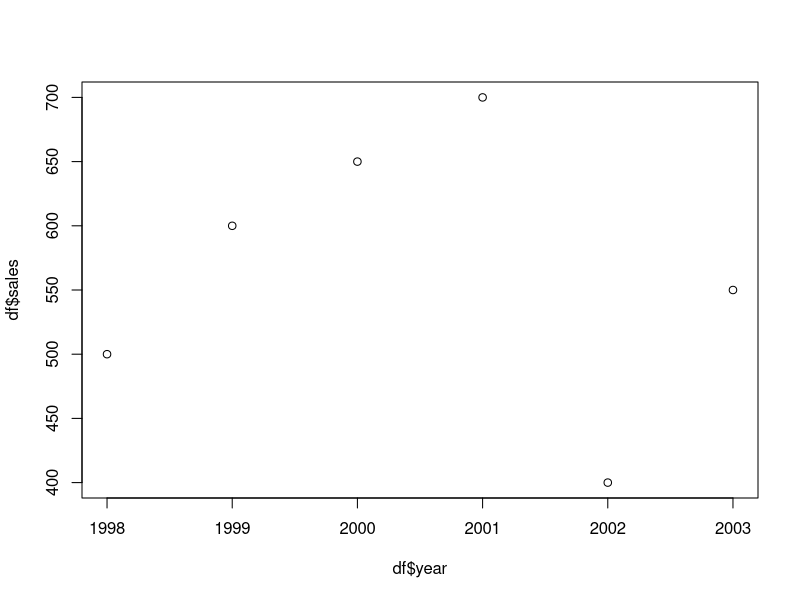
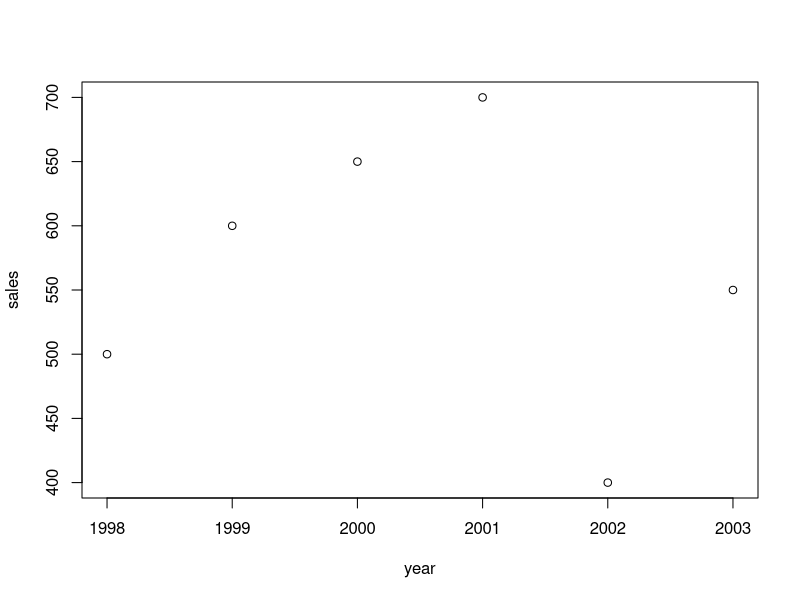
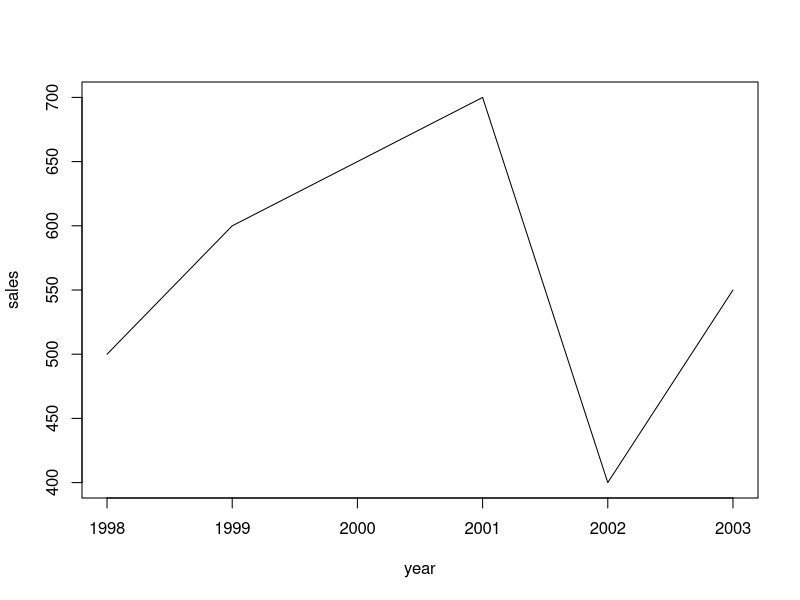
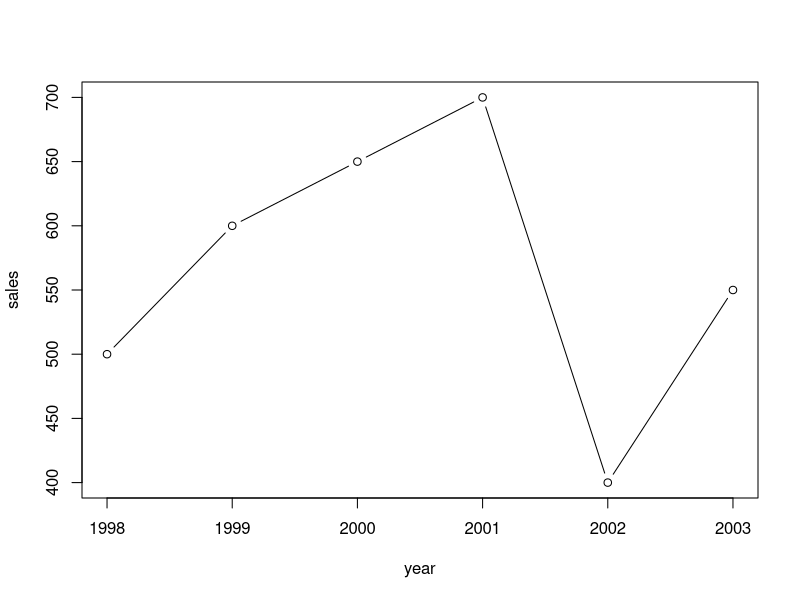
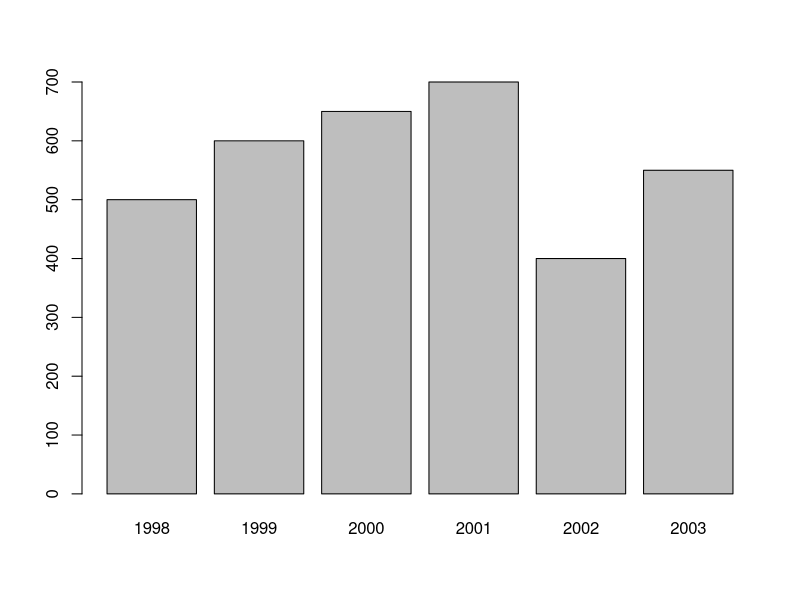
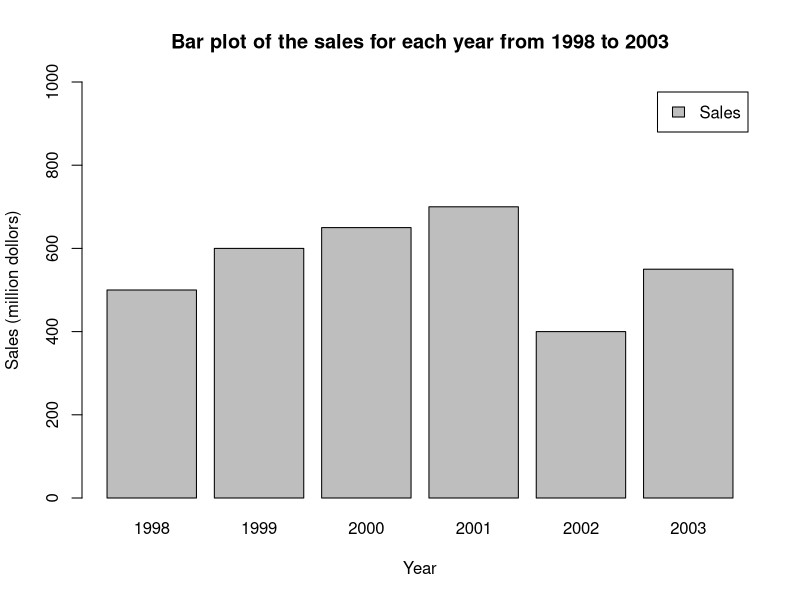
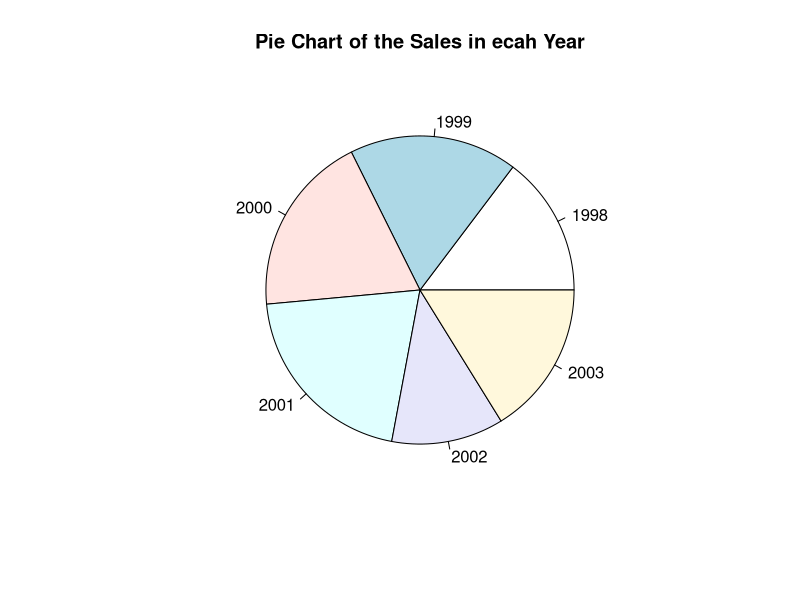
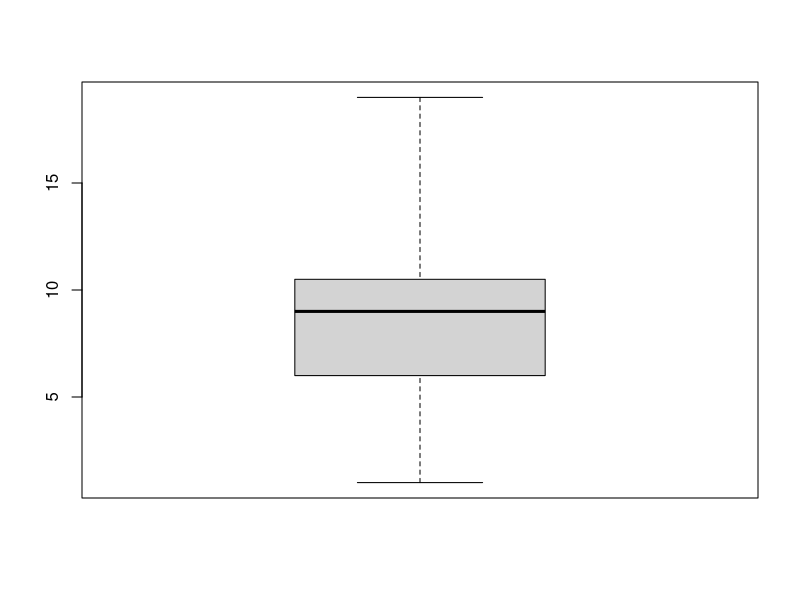

These figures' R source, in order:
## ---- chunk 1
year <- c(1998:2003) # create variable year
sales <- c(500, 600, 650, 700, 400, 550) # create variable sales
df <- data.frame(year, sales) # combine the variables into one data frame called df
plot(df$year, df$sales) # with first as x, and second as y
## ---- chunk 2
plot(sales ~ year, data = df) # you have to specify the data frame here
## ---- chunk 3
plot(sales ~ year, data = df,
     type = 'l') # type indicates the line type with l
## ---- chunk 4
plot(sales ~ year, data = df,
     type = 'b') # b for both line and pint
## ---- chunk 5
barplot(df$sales,
        names.arg = df$year) # names.org indicates the vector of names to be plotted under each bar
## ---- chunk 6
barplot(df$sales,
        names.arg = df$year,
        main = 'Bar plot of the sales for each year from 1998 to 2003', # add title for the plot
        xlab = 'Year', # add label tag for the x-axis
        ylab = 'Sales (million dollors)',  # add label for the y-axis
        ylim = c(0, 1000), # set the range of y axis, you could set the range of x axis with xlim
        legend = 'Sales') # add lengend name
## ---- chunk 7
pie(df$sales,
    labels = df$year,
    main="Pie Chart of the Sales in ecah Year")
## ---- chunk 8
t <- c(1, 5, 10, 7, 8, 10, 11, 19)
boxplot(t, range = 0) # set range = 0 makes the whiskers reach the samllest and largest values in the dataset
## ---- chunk 9
t <- c(1, 5, 10, 7, 8, 10, 11, 19)
boxplot(t, range = 1) # set range = 1 makes the the whiskers extend to
                      # the most extreme data point which is no more than range times
                      # the interquartile range from the box
## ---- chunk 10
plot(sales ~ year, data = df,
     type = 'b',
     col = 'YellowGreen') # specify the name of the color
## ---- chunk 11
barplot(df$sales,
        names.arg = df$year,
        main = 'Bar plot of the sales for each year from 1998 to 2003', 
        xlab = 'Year', 
        ylab = 'Sales (million dollors)',  
        legend = 'Sales',
        col = '#009999') # use the hexadecimal color code, you need to start it with the hash tag
